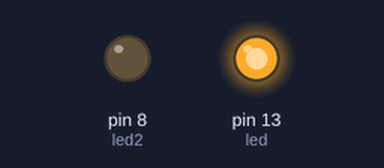
The sketch below on a simulated Arduino Uno, built with avr-gcc and run on an emulated ATmega328P. On the bench: output pins drawn as LEDs (lit = HIGH).

Above: at 0.5 s.
At 2.5 s:
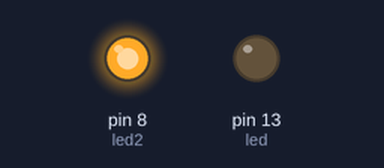
At 3.5 s:
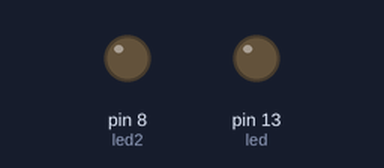
Timing chart, 0 to 5.2 s (numbered marks = the images above):
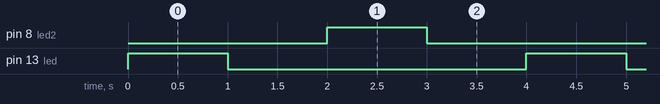

Measured:
- by itself, pin 8 (led2), pin 13 (led): alternates HIGH for 1.0 s and LOW for 3.0 s
- by itself, everything shown: repeats every 4.0 s, in 4 steps

The sketch:

led1.ino
```cpp
int led=13;
int led2=8;

void setup() {
 pinMode(led,OUTPUT);
     pinMode(led2,OUTPUT);

}

void loop() {
     digitalWrite(led,HIGH);
    delay(1000);
    digitalWrite(led,LOW);
    delay(1000);
    digitalWrite(led2,HIGH);
    delay(1000);
    digitalWrite(led2,LOW);
    delay(1000);


}
```
